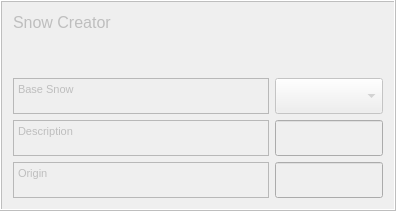
    <widget class="QFrame" name="framet">
     <property name="enabled">
      <bool>false</bool>
     </property>
     <property name="sizePolicy">
      <sizepolicy hsizetype="Preferred" vsizetype="Preferred">
       <horstretch>0</horstretch>
       <verstretch>0</verstretch>
      </sizepolicy>
     </property>
     <property name="maximumSize">
      <size>
       <width>5000</width>
       <height>16777215</height>
      </size>
     </property>
     <property name="frameShape">
      <enum>QFrame::Box</enum>
     </property>
     <property name="frameShadow">
      <enum>QFrame::Raised</enum>
     </property>
     <layout class="QGridLayout" name="gridLayout_2">
      <item row="4" column="1">
       <widget class="QgsFilterLineEdit" name="textEditOrig">
        <property name="sizePolicy">
         <sizepolicy hsizetype="Preferred" vsizetype="Preferred">
          <horstretch>0</horstretch>
          <verstretch>0</verstretch>
         </sizepolicy>
        </property>
        <property name="maximumSize">
         <size>
          <width>16777215</width>
          <height>36</height>
         </size>
        </property>
        <property name="qgisRelation" stdset="0">
         <string notr="true"/>
        </property>
       </widget>
      </item>
      <item row="3" column="0">
       <widget class="QTextBrowser" name="textBrowserDesc">
        <property name="sizePolicy">
         <sizepolicy hsizetype="Preferred" vsizetype="Preferred">
          <horstretch>0</horstretch>
          <verstretch>0</verstretch>
         </sizepolicy>
        </property>
        <property name="maximumSize">
         <size>
          <width>500</width>
          <height>36</height>
         </size>
        </property>
        <property name="html">
         <string>&lt;!DOCTYPE HTML PUBLIC &quot;-//W3C//DTD HTML 4.0//EN&quot; &quot;http://www.w3.org/TR/REC-html40/strict.dtd&quot;&gt;
&lt;html&gt;&lt;head&gt;&lt;meta name=&quot;qrichtext&quot; content=&quot;1&quot; /&gt;&lt;style type=&quot;text/css&quot;&gt;
p, li { white-space: pre-wrap; }
&lt;/style&gt;&lt;/head&gt;&lt;body style=&quot; font-family:'MS Shell Dlg 2'; font-size:9.75pt; font-weight:400; font-style:normal;&quot;&gt;
&lt;p style=&quot; margin-top:0px; margin-bottom:0px; margin-left:0px; margin-right:0px; -qt-block-indent:0; text-indent:0px;&quot;&gt;&lt;span style=&quot; font-size:8pt;&quot;&gt;Description&lt;/span&gt;&lt;/p&gt;&lt;/body&gt;&lt;/html&gt;</string>
        </property>
       </widget>
      </item>
      <item row="0" column="0">
       <widget class="QLabel" name="label_46">
        <property name="text">
         <string>&lt;!DOCTYPE HTML PUBLIC &quot;-//W3C//DTD HTML 4.0//EN&quot; &quot;http://www.w3.org/TR/REC-html40/strict.dtd&quot;&gt;
&lt;html&gt;&lt;head&gt;&lt;meta name=&quot;qrichtext&quot; content=&quot;1&quot; /&gt;&lt;style type=&quot;text/css&quot;&gt;
p, li { white-space: pre-wrap; }
&lt;/style&gt;&lt;/head&gt;&lt;body style=&quot; font-family:'MS Shell Dlg 2'; font-size:8pt; font-weight:400; font-style:normal;&quot;&gt;
&lt;p style=&quot; margin-top:0px; margin-bottom:0px; margin-left:0px; margin-right:0px; -qt-block-indent:0; text-indent:0px;&quot;&gt;&lt;span style=&quot; font-size:12pt;&quot;&gt;Snow Creator&lt;/span&gt;&lt;/p&gt;&lt;/body&gt;&lt;/html&gt;</string>
        </property>
       </widget>
      </item>
      <item row="2" column="0">
       <widget class="QTextBrowser" name="textBrowserBaseAnEm">
        <property name="enabled">
         <bool>false</bool>
        </property>
        <property name="sizePolicy">
         <sizepolicy hsizetype="Preferred" vsizetype="Preferred">
          <horstretch>0</horstretch>
          <verstretch>0</verstretch>
         </sizepolicy>
        </property>
        <property name="maximumSize">
         <size>
          <width>500</width>
          <height>36</height>
         </size>
        </property>
        <property name="html">
         <string>&lt;!DOCTYPE HTML PUBLIC &quot;-//W3C//DTD HTML 4.0//EN&quot; &quot;http://www.w3.org/TR/REC-html40/strict.dtd&quot;&gt;
&lt;html&gt;&lt;head&gt;&lt;meta name=&quot;qrichtext&quot; content=&quot;1&quot; /&gt;&lt;style type=&quot;text/css&quot;&gt;
p, li { white-space: pre-wrap; }
&lt;/style&gt;&lt;/head&gt;&lt;body style=&quot; font-family:'MS Shell Dlg 2'; font-size:9.75pt; font-weight:400; font-style:normal;&quot;&gt;
&lt;p style=&quot; margin-top:0px; margin-bottom:0px; margin-left:0px; margin-right:0px; -qt-block-indent:0; text-indent:0px;&quot;&gt;&lt;span style=&quot; font-size:8pt;&quot;&gt;Base Snow&lt;/span&gt;&lt;/p&gt;&lt;/body&gt;&lt;/html&gt;</string>
        </property>
       </widget>
      </item>
      <item row="3" column="1">
       <widget class="QgsFilterLineEdit" name="textEditDesc">
        <property name="sizePolicy">
         <sizepolicy hsizetype="Preferred" vsizetype="Preferred">
          <horstretch>0</horstretch>
          <verstretch>0</verstretch>
         </sizepolicy>
        </property>
        <property name="maximumSize">
         <size>
          <width>16777215</width>
          <height>36</height>
         </size>
        </property>
        <property name="inputMethodHints">
         <set>Qt::ImhNone</set>
        </property>
        <property name="qgisRelation" stdset="0">
         <string notr="true"/>
        </property>
       </widget>
      </item>
      <item row="2" column="1">
       <widget class="QComboBox" name="comboBoxBase">
        <property name="sizePolicy">
         <sizepolicy hsizetype="Preferred" vsizetype="Preferred">
          <horstretch>0</horstretch>
          <verstretch>0</verstretch>
         </sizepolicy>
        </property>
        <property name="minimumSize">
         <size>
          <width>0</width>
          <height>36</height>
         </size>
        </property>
        <property name="maximumSize">
         <size>
          <width>500</width>
          <height>36</height>
         </size>
        </property>
       </widget>
      </item>
      <item row="4" column="0">
       <widget class="QTextBrowser" name="textBrowserOrig">
        <property name="sizePolicy">
         <sizepolicy hsizetype="Preferred" vsizetype="Preferred">
          <horstretch>0</horstretch>
          <verstretch>0</verstretch>
         </sizepolicy>
        </property>
        <property name="maximumSize">
         <size>
          <width>500</width>
          <height>36</height>
         </size>
        </property>
        <property name="html">
         <string>&lt;!DOCTYPE HTML PUBLIC &quot;-//W3C//DTD HTML 4.0//EN&quot; &quot;http://www.w3.org/TR/REC-html40/strict.dtd&quot;&gt;
&lt;html&gt;&lt;head&gt;&lt;meta name=&quot;qrichtext&quot; content=&quot;1&quot; /&gt;&lt;style type=&quot;text/css&quot;&gt;
p, li { white-space: pre-wrap; }
&lt;/style&gt;&lt;/head&gt;&lt;body style=&quot; font-family:'MS Shell Dlg 2'; font-size:9.75pt; font-weight:400; font-style:normal;&quot;&gt;
&lt;p style=&quot; margin-top:0px; margin-bottom:0px; margin-left:0px; margin-right:0px; -qt-block-indent:0; text-indent:0px;&quot;&gt;&lt;span style=&quot; font-size:8pt;&quot;&gt;Origin&lt;/span&gt;&lt;/p&gt;&lt;/body&gt;&lt;/html&gt;</string>
        </property>
       </widget>
      </item>
      <item row="1" column="0">
       <spacer name="verticalSpacer">
        <property name="orientation">
         <enum>Qt::Vertical</enum>
        </property>
        <property name="sizeHint" stdset="0">
         <size>
          <width>20</width>
          <height>40</height>
         </size>
        </property>
       </spacer>
      </item>
     </layout>
    </widget>
